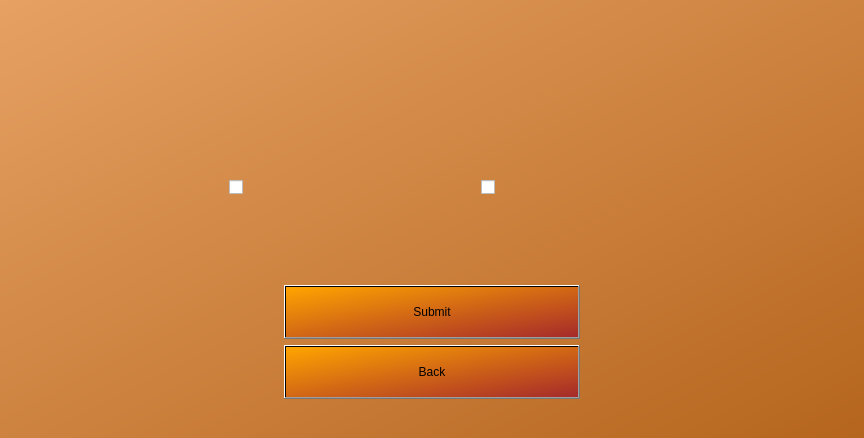
<?xml version="1.0" encoding="UTF-8"?>
<ui version="4.0">
 <class>Form</class>
 <widget class="QWidget" name="Form">
  <property name="geometry">
   <rect>
    <x>0</x>
    <y>0</y>
    <width>864</width>
    <height>438</height>
   </rect>
  </property>
  <property name="minimumSize">
   <size>
    <width>864</width>
    <height>438</height>
   </size>
  </property>
  <property name="windowTitle">
   <string>Form</string>
  </property>
  <property name="styleSheet">
   <string notr="true">QWidget#Form {
	background-color: qlineargradient(x1: 0, y1: 0, x2: 1, y2: 1, stop: 0 #e6a163, stop: 1 #b5651d);
}</string>
  </property>
  <layout class="QGridLayout" name="gridLayout" rowstretch="4,4,1,4,1" columnstretch="1,5,1">
   <item row="3" column="1">
    <layout class="QGridLayout" name="gridLayout_2" columnstretch="1,2,1">
     <item row="0" column="2" rowspan="2">
      <spacer name="verticalSpacer">
       <property name="orientation">
        <enum>Qt::Vertical</enum>
       </property>
       <property name="sizeType">
        <enum>QSizePolicy::Preferred</enum>
       </property>
       <property name="sizeHint" stdset="0">
        <size>
         <width>20</width>
         <height>40</height>
        </size>
       </property>
      </spacer>
     </item>
     <item row="1" column="1">
      <widget class="QPushButton" name="backButton">
       <property name="sizePolicy">
        <sizepolicy hsizetype="Preferred" vsizetype="Preferred">
         <horstretch>0</horstretch>
         <verstretch>0</verstretch>
        </sizepolicy>
       </property>
       <property name="styleSheet">
        <string notr="true">background-color: qlineargradient(x1: 0, y1: 0, x2: 1, y2: 1, stop: 0 orange, stop: 1 brown);</string>
       </property>
       <property name="text">
        <string>Back</string>
       </property>
      </widget>
     </item>
     <item row="0" column="1">
      <widget class="QPushButton" name="submitButton">
       <property name="sizePolicy">
        <sizepolicy hsizetype="Preferred" vsizetype="Preferred">
         <horstretch>0</horstretch>
         <verstretch>0</verstretch>
        </sizepolicy>
       </property>
       <property name="styleSheet">
        <string notr="true">background-color: qlineargradient(x1: 0, y1: 0, x2: 1, y2: 1, stop: 0 orange, stop: 1 brown);</string>
       </property>
       <property name="text">
        <string>Submit</string>
       </property>
      </widget>
     </item>
     <item row="0" column="0" rowspan="2">
      <spacer name="verticalSpacer_2">
       <property name="orientation">
        <enum>Qt::Vertical</enum>
       </property>
       <property name="sizeType">
        <enum>QSizePolicy::Preferred</enum>
       </property>
       <property name="sizeHint" stdset="0">
        <size>
         <width>20</width>
         <height>40</height>
        </size>
       </property>
      </spacer>
     </item>
    </layout>
   </item>
   <item row="0" column="0">
    <widget class="QLabel" name="label_3">
     <property name="sizePolicy">
      <sizepolicy hsizetype="Ignored" vsizetype="Ignored">
       <horstretch>0</horstretch>
       <verstretch>0</verstretch>
      </sizepolicy>
     </property>
     <property name="text">
      <string/>
     </property>
     <property name="pixmap">
      <pixmap>../resource_images/black_rook.png</pixmap>
     </property>
     <property name="scaledContents">
      <bool>true</bool>
     </property>
    </widget>
   </item>
   <item row="2" column="1">
    <spacer name="horizontalSpacer_2">
     <property name="orientation">
      <enum>Qt::Horizontal</enum>
     </property>
     <property name="sizeHint" stdset="0">
      <size>
       <width>40</width>
       <height>20</height>
      </size>
     </property>
    </spacer>
   </item>
   <item row="0" column="1">
    <widget class="QLabel" name="label">
     <property name="sizePolicy">
      <sizepolicy hsizetype="Ignored" vsizetype="Ignored">
       <horstretch>0</horstretch>
       <verstretch>0</verstretch>
      </sizepolicy>
     </property>
     <property name="text">
      <string/>
     </property>
     <property name="pixmap">
      <pixmap>../resource_images/ready.png</pixmap>
     </property>
     <property name="scaledContents">
      <bool>true</bool>
     </property>
    </widget>
   </item>
   <item row="0" column="2">
    <widget class="QLabel" name="label_2">
     <property name="sizePolicy">
      <sizepolicy hsizetype="Ignored" vsizetype="Ignored">
       <horstretch>0</horstretch>
       <verstretch>0</verstretch>
      </sizepolicy>
     </property>
     <property name="text">
      <string/>
     </property>
     <property name="pixmap">
      <pixmap>../resource_images/w_rook.png</pixmap>
     </property>
     <property name="scaledContents">
      <bool>true</bool>
     </property>
    </widget>
   </item>
   <item row="2" column="2" rowspan="3">
    <widget class="QLabel" name="label_5">
     <property name="sizePolicy">
      <sizepolicy hsizetype="Ignored" vsizetype="Ignored">
       <horstretch>0</horstretch>
       <verstretch>0</verstretch>
      </sizepolicy>
     </property>
     <property name="text">
      <string/>
     </property>
     <property name="pixmap">
      <pixmap>../resource_images/w_queen.png</pixmap>
     </property>
     <property name="scaledContents">
      <bool>true</bool>
     </property>
    </widget>
   </item>
   <item row="2" column="0" rowspan="3">
    <widget class="QLabel" name="label_4">
     <property name="sizePolicy">
      <sizepolicy hsizetype="Ignored" vsizetype="Ignored">
       <horstretch>0</horstretch>
       <verstretch>0</verstretch>
      </sizepolicy>
     </property>
     <property name="text">
      <string/>
     </property>
     <property name="pixmap">
      <pixmap>../resource_images/b_queen.png</pixmap>
     </property>
     <property name="scaledContents">
      <bool>true</bool>
     </property>
    </widget>
   </item>
   <item row="4" column="1">
    <spacer name="horizontalSpacer">
     <property name="orientation">
      <enum>Qt::Horizontal</enum>
     </property>
     <property name="sizeType">
      <enum>QSizePolicy::Preferred</enum>
     </property>
     <property name="sizeHint" stdset="0">
      <size>
       <width>40</width>
       <height>20</height>
      </size>
     </property>
    </spacer>
   </item>
   <item row="1" column="1">
    <layout class="QGridLayout" name="gridLayout_3" columnstretch="3,5,3,5,3">
     <item row="0" column="3">
      <widget class="QCheckBox" name="player2_cb">
       <property name="sizePolicy">
        <sizepolicy hsizetype="Preferred" vsizetype="Preferred">
         <horstretch>0</horstretch>
         <verstretch>0</verstretch>
        </sizepolicy>
       </property>
       <property name="text">
        <string/>
       </property>
      </widget>
     </item>
     <item row="0" column="2">
      <spacer name="horizontalSpacer_4">
       <property name="orientation">
        <enum>Qt::Horizontal</enum>
       </property>
       <property name="sizeType">
        <enum>QSizePolicy::Ignored</enum>
       </property>
       <property name="sizeHint" stdset="0">
        <size>
         <width>40</width>
         <height>20</height>
        </size>
       </property>
      </spacer>
     </item>
     <item row="0" column="0">
      <spacer name="horizontalSpacer_3">
       <property name="orientation">
        <enum>Qt::Horizontal</enum>
       </property>
       <property name="sizeType">
        <enum>QSizePolicy::Ignored</enum>
       </property>
       <property name="sizeHint" stdset="0">
        <size>
         <width>40</width>
         <height>20</height>
        </size>
       </property>
      </spacer>
     </item>
     <item row="0" column="1">
      <widget class="QCheckBox" name="player1_cb">
       <property name="sizePolicy">
        <sizepolicy hsizetype="Preferred" vsizetype="Preferred">
         <horstretch>0</horstretch>
         <verstretch>0</verstretch>
        </sizepolicy>
       </property>
       <property name="text">
        <string/>
       </property>
      </widget>
     </item>
     <item row="0" column="4">
      <spacer name="horizontalSpacer_5">
       <property name="orientation">
        <enum>Qt::Horizontal</enum>
       </property>
       <property name="sizeType">
        <enum>QSizePolicy::Ignored</enum>
       </property>
       <property name="sizeHint" stdset="0">
        <size>
         <width>40</width>
         <height>20</height>
        </size>
       </property>
      </spacer>
     </item>
    </layout>
   </item>
  </layout>
 </widget>
 <resources/>
 <connections/>
</ui>
